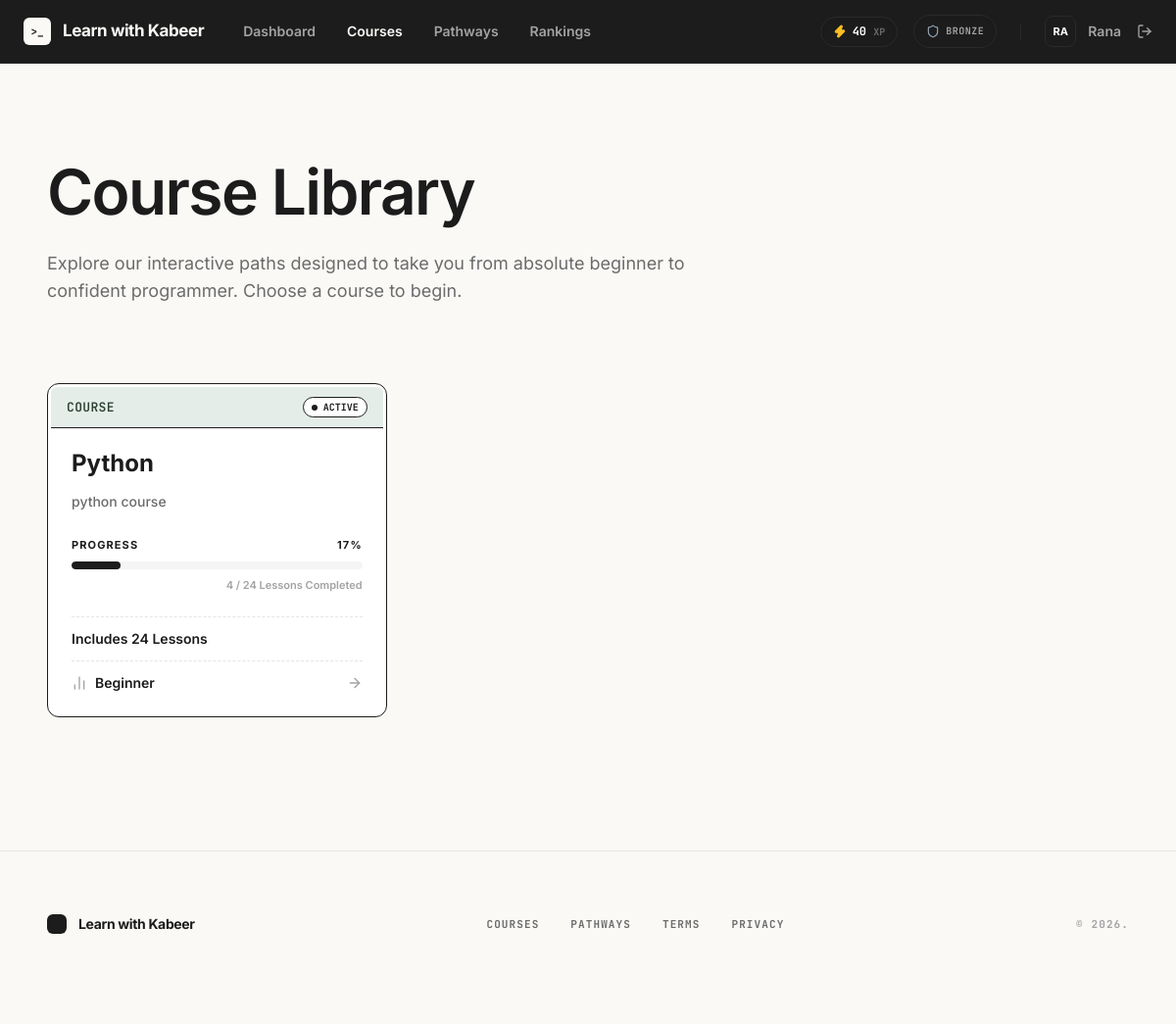
The page /courses (signed in) on the database as committed earlier.
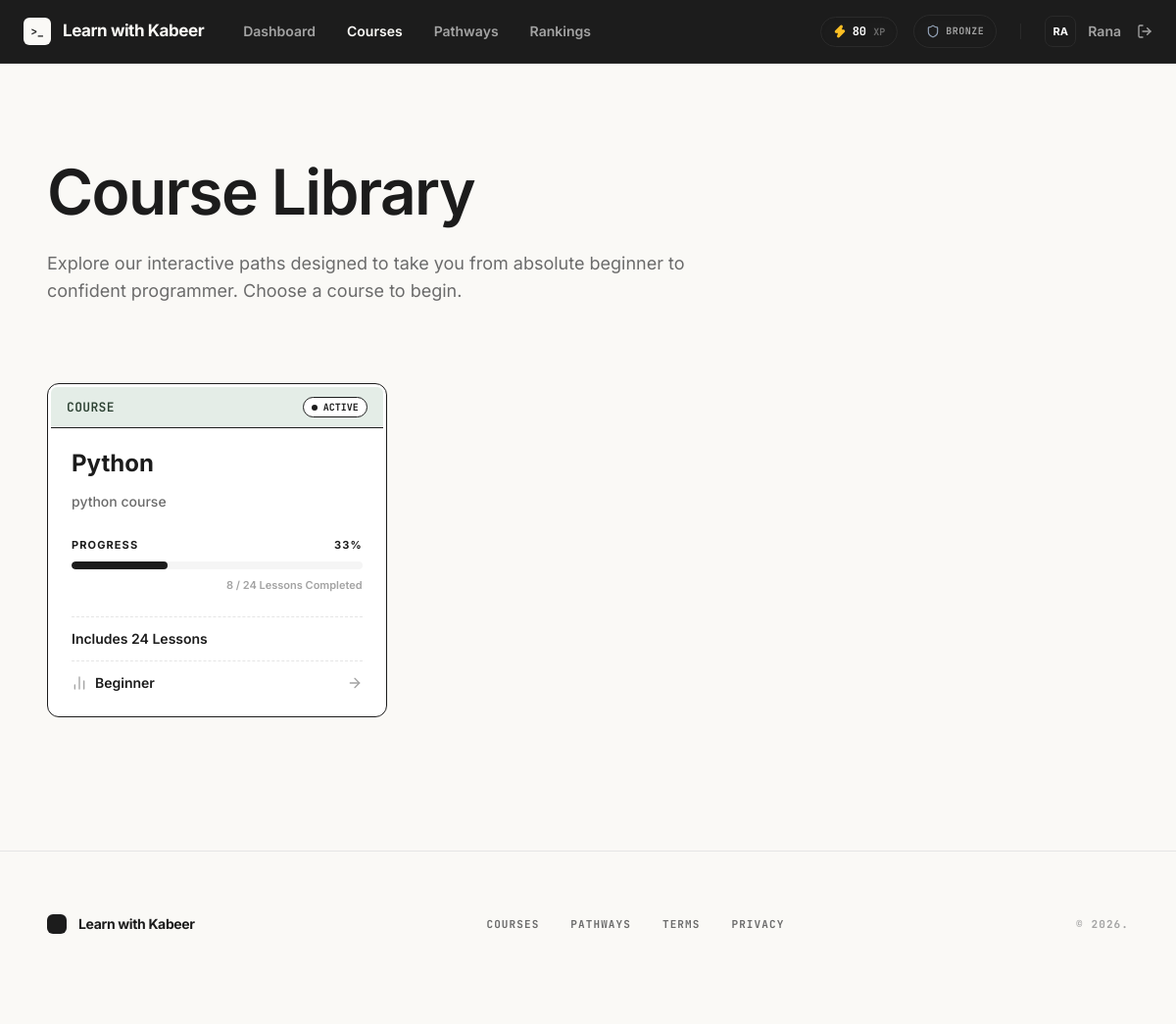
The same page on the database as committed later.
### tables this page shows
CREATE TABLE users (
            id INTEGER PRIMARY KEY AUTOINCREMENT,
            name TEXT NOT NULL,
            email TEXT NOT NULL UNIQUE,
            password_hash TEXT NOT NULL,
            is_admin INTEGER NOT NULL DEFAULT 0,
            created_at TEXT NOT NULL DEFAULT CURRENT_TIMESTAMP
        , total_xp INTEGER NOT NULL DEFAULT 0, streak_current INTEGER NOT NULL DEFAULT 0, streak_max INTEGER NOT NULL DEFAULT 0, last_activity_at TEXT, league TEXT NOT NULL DEFAULT 'Bronze', privacy_public INTEGER NOT NULL DEFAULT 1);

CREATE TABLE courses (
            id INTEGER PRIMARY KEY AUTOINCREMENT,
            slug TEXT NOT NULL UNIQUE,
            title TEXT NOT NULL,
            subtitle TEXT NOT NULL,
            level TEXT NOT NULL,
            status TEXT NOT NULL DEFAULT 'active'
        );

### app.py (the view)
@app.route("/courses")
def courses():
    return render_template("courses/index.html", courses=database.get_course_library(g.user))

### app.py (called while the page is built)
@app.before_request
def load_logged_in_user():
    user_id = session.get("user_id")
    g.user = database.get_user_by_id(user_id) if user_id else None

@app.context_processor
def inject_template_helpers():
    return {
        "current_user": g.get("user"),
        "lesson_url": lesson_url,
    }

### database.py (called while the page is built)
def get_db():
    if "db" not in g:
        g.db = sqlite3.connect(current_app.config["DATABASE"])
        g.db.row_factory = sqlite3.Row
        g.db.execute("PRAGMA foreign_keys = ON")
    return g.db

def get_user_by_id(user_id):
    return get_db().execute("SELECT * FROM users WHERE id = ?", (user_id,)).fetchone()

def get_progress(user_id, course_id):
    return get_db().execute(
        "SELECT * FROM progress WHERE user_id = ? AND course_id = ?",
        (user_id, course_id),
    ).fetchone()

### templates/courses/index.html (shortened to what this page needs)
{% extends "base.html" %}
{% block content %}
<main class="flex-1 overflow-y-auto bg-[#FAF9F6] font-sans selection:bg-[#1C1C1C] selection:text-white pb-32">
    <div class="mx-auto max-w-6xl px-6 py-12 lg:py-24">
        <header class="mb-16 md:flex md:items-end md:justify-between">
            <div class="max-w-2xl">
                <h1 class="text-4xl font-semibold tracking-tight text-[#1C1C1C] sm:text-5xl lg:text-[64px] lg:leading-[1.1]">
                    Course Library
                </h1>
                <p class="mt-6 text-lg text-[#6B6B6B]">
                    Explore our interactive paths designed to take you from absolute beginner to confident programmer. Choose a course to begin.
                </p>
            </div>
        </header>
        <section class="grid gap-8 md:grid-cols-2 lg:grid-cols-3 pt-4">
            {% set themes = [
                {'bg': 'bg-[#E4EDE7]', 'text': 'text-[#2D4233]'},
                {'bg': 'bg-[#F4EBE1]', 'text': 'text-[#543E2C]'},
                {'bg': 'bg-[#E2E8F0]', 'text': 'text-[#0F172A]'}
            ] %}
            {% for course in courses %}
                {% set theme = themes[loop.index0 % 3] %}
                <div class="group relative flex h-full flex-col rounded-xl border border-[#1C1C1C] bg-white transition-all duration-200 ease-out hover:-translate-y-1 hover:translate-x-1 hover:shadow-[-6px_6px_0_0_#1C1C1C]">
                    <div class="p-[3px] pb-0">
                        <div class="flex items-center justify-between rounded-t-md {{ theme.bg }} border-b border-[#1C1C1C] px-4 py-2.5">
                            <span class="font-mono text-[13px] font-semibold {{ theme.text }} tracking-wide uppercase">
                                Course
                            </span>
                            {% if course["enrolled"] %}
                                {% if course["progress_percent"] == 100 %}
                                    <span class="flex items-center gap-1.5 rounded-full border border-[#16A34A] bg-[#F0FDF4] px-2 py-0.5 font-mono text-[10px] font-bold text-[#16A34A]">
                                        <i data-lucide="check" class="h-3 w-3"></i>
                                        COMPLETED
                                    </span>
                                {% else %}
                                    <span class="flex items-center gap-1.5 rounded-full border border-[#1C1C1C] bg-white px-2 py-0.5 font-mono text-[10px] font-bold text-[#1C1C1C]">
                                        <span class="h-1.5 w-1.5 rounded-full bg-[#1C1C1C] animate-pulse"></span>
                                        ACTIVE
                                    </span>
                                {% endif %}
                            {% endif %}
                        </div>
                    </div>
                    <div class="flex flex-col flex-grow px-6 pb-6 pt-5">
                        <h2 class="mb-3 text-2xl font-bold text-[#1C1C1C]">{{ course["title"] }}</h2>
                        <p class="text-sm font-medium leading-relaxed text-[#6B6B6B] flex-grow">
                            {{ course["subtitle"] }}
                        </p>
                        {% if course["enrolled"] %}
                            <div class="mt-6">
                                <div class="mb-2 flex items-center justify-between text-[11px] font-bold uppercase tracking-widest text-[#1C1C1C]">
                                    <span>Progress</span>
                                    <span>{{ course["progress_percent"] }}%</span>
                                </div>
                                <div class="h-2 w-full overflow-hidden rounded-full bg-[#F5F5F5]">
                                    <div class="h-full rounded-full bg-[#1C1C1C] transition-all duration-500 ease-out" style="width: {{ course['progress_percent'] }}%;"></div>
                                </div>
                                <div class="mt-2 text-right text-[11px] font-semibold text-[#A3A3A3]">
                                    {{ course["completed_lessons"] }} / {{ course["total_lessons"] }} Lessons Completed
                                </div>
                            </div>
                        {% endif %}
                        <div class="mt-6 flex flex-col gap-3">
                            <hr class="border-t border-dashed border-[#E5E5E5]">
                            <div class="text-sm font-semibold text-[#1C1C1C]">Includes {{ course["total_lessons"] if course["total_lessons"] else "--" }} Lessons</div>
                            <hr class="border-t border-dashed border-[#E5E5E5]">
                            <div class="flex items-center justify-between text-sm font-semibold text-[#1C1C1C]">
                                <div class="flex items-center gap-2">
                                    <i data-lucide="bar-chart-2" class="h-4 w-4 text-[#A3A3A3]"></i> {{ course["level"] if course["level"] else "All Levels" }}
                                </div>
                                <i data-lucide="arrow-right" class="h-4 w-4 text-[#A3A3A3] transition-transform group-hover:translate-x-1 group-hover:text-[#1C1C1C]"></i>
                            </div>
                        </div>
                    </div>
                    <a href="{{ url_for('course_overview', course_slug=course['slug']) }}" class="absolute inset-0 z-10">
                    </a>
                </div>
            {% endfor %}
        </section>
    </div>
    <footer class="mt-10 border-t border-[#E5E5E5] bg-[#FAF9F6] py-16">
        <div class="mx-auto max-w-6xl px-6">
            <div class="flex flex-col items-center justify-between gap-8 sm:flex-row">
                <div class="flex items-center gap-3">
                    <div class="h-5 w-5 rounded-md bg-[#1C1C1C]"></div>
                    <span class="text-sm font-bold tracking-tight text-[#1C1C1C]">Learn with Kabeer</span>
                </div>
                <div class="flex flex-wrap justify-center gap-8 font-mono text-[11px] font-bold uppercase tracking-widest text-[#6B6B6B]">
                    <a href="{{ url_for('courses') }}" class="transition-colors hover:text-[#1C1C1C]">Courses</a>
                    <a href="#" class="transition-colors hover:text-[#1C1C1C]">Pathways</a>
                    <a href="#" class="transition-colors hover:text-[#1C1C1C]">Terms</a>
                    <a href="#" class="transition-colors hover:text-[#1C1C1C]">Privacy</a>
                </div>
                <p class="font-mono text-[11px] font-bold uppercase tracking-widest text-[#A3A3A3]">© 2026.</p>
            </div>
        </div>
    </footer>
</main>
{% endblock %}

### templates/base.html (shortened to what this page needs)
<!DOCTYPE html>
<html lang="en">
<head>
    <script src="https://cdn.tailwindcss.com?plugins=typography"></script>
</head>
<body class="h-screen overflow-hidden bg-gray-50 text-gray-900 font-sans antialiased flex flex-col">
    <nav class="sticky top-0 z-50 flex-none border-b border-[#2A2A2A] bg-[#1C1C1C] px-6 transition-all duration-300">
        <div class="mx-auto flex h-16 max-w-6xl items-center justify-between">
            <div class="flex items-center gap-10">
                <a href="/" class="flex items-center gap-3 group" aria-label="Learn with Kabeer home">
                    <div class="flex h-7 w-7 items-center justify-center rounded-[6px] bg-[#FAF9F6] font-mono text-[11px] font-bold text-[#1C1C1C] transition-transform duration-200 group-hover:scale-105">
                        &gt;_
                    </div>
                    <span class="font-sans text-[17px] font-bold tracking-tight text-[#FAF9F6]">Learn with Kabeer</span>
                </a>
                <div class="hidden items-center gap-8 text-sm font-semibold text-[#A3A3A3] md:flex">
                    {% if current_user %}
                        <a href="{{ url_for('home') }}" class="transition-colors hover:text-[#FAF9F6] ">Dashboard</a>
                        <a href="{{ url_for('courses') }}" class="transition-colors hover:text-[#FAF9F6] {% if request.endpoint == 'courses' %}text-[#FAF9F6]{% endif %}">Courses</a>
                        <a href="{{ url_for('career_paths') }}" class="transition-colors hover:text-[#FAF9F6] {% if request.endpoint == 'career_paths' %}text-[#FAF9F6]{% endif %}">Pathways</a>
                        <a href="{{ url_for('rankings') }}" class="transition-colors hover:text-[#FAF9F6] {% if request.endpoint == 'rankings' %}text-[#FAF9F6]{% endif %}">Rankings</a>
                    {% endif %}
                </div>
            </div>
            <div class="flex items-center gap-6">
                <div class="flex items-center gap-6 text-sm font-semibold text-[#A3A3A3]">
                    {% if current_user %}
                        <div class="hidden items-center gap-4 md:flex">
                            <div class="flex items-center gap-1.5 rounded-full border border-[#2A2A2A] bg-[#1C1C1C] px-3 py-1.5 shadow-inner">
                                <i data-lucide="zap" class="h-3.5 w-3.5 fill-amber-400 text-amber-400"></i>
                                <span class="font-mono text-xs font-bold text-white">{{ current_user.total_xp }} <span class="text-[10px] text-[#6B6B6B]">XP</span></span>
                            </div>
                            <div class="flex items-center gap-1.5 rounded-full border border-[#2A2A2A] bg-[#1C1C1C] px-3 py-1.5 shadow-inner">
                                <i data-lucide="shield" class="h-3.5 w-3.5 text-slate-400"></i>
                                <span class="font-mono text-[10px] font-bold uppercase tracking-wider text-[#A3A3A3]">{{ current_user.league }}</span>
                            </div>
                        </div>
                        <div class="flex items-center gap-4">
                            <a href="{{ url_for('settings') }}" class="group flex items-center gap-3 transition-colors hover:text-white">
                                <div class="flex h-8 w-8 items-center justify-center rounded-lg border border-[#2A2A2A] bg-[#1C1C1C] text-[11px] font-bold text-white transition-all group-hover:border-white/20">
                                    {{ current_user.name[:2].upper() }}
                                </div>
                                <span class="text-sm font-semibold">{{ current_user["name"].split(' ')[0] }}</span>
                            </a>
                            <form action="{{ url_for('logout') }}" method="post" class="inline">
                                <button type="submit" class="flex items-center gap-2 transition-colors hover:text-[#FAF9F6]" title="Sign Out">
                                    <i data-lucide="log-out" class="h-4 w-4"></i>
                                </button>
                            </form>
                        </div>
                    {% endif %}
                </div>
            </div>
        </div>
    </nav>
    {% block content %}{% endblock %}
</body>
</html>

### templates/base.html (style rules this page uses)
html { scroll-behavior: smooth; font-feature-settings: "ss03", "cv11"; }

Rows that differ between the two databases and show on the page:
changed users "Rana": total_xp "40" → "80"
computed for courses "Python": progress_percent "17" → "33"; {{ course['progress_percent'] }} 17 → 33 (drawn); completed_lessons "4" → "8"
